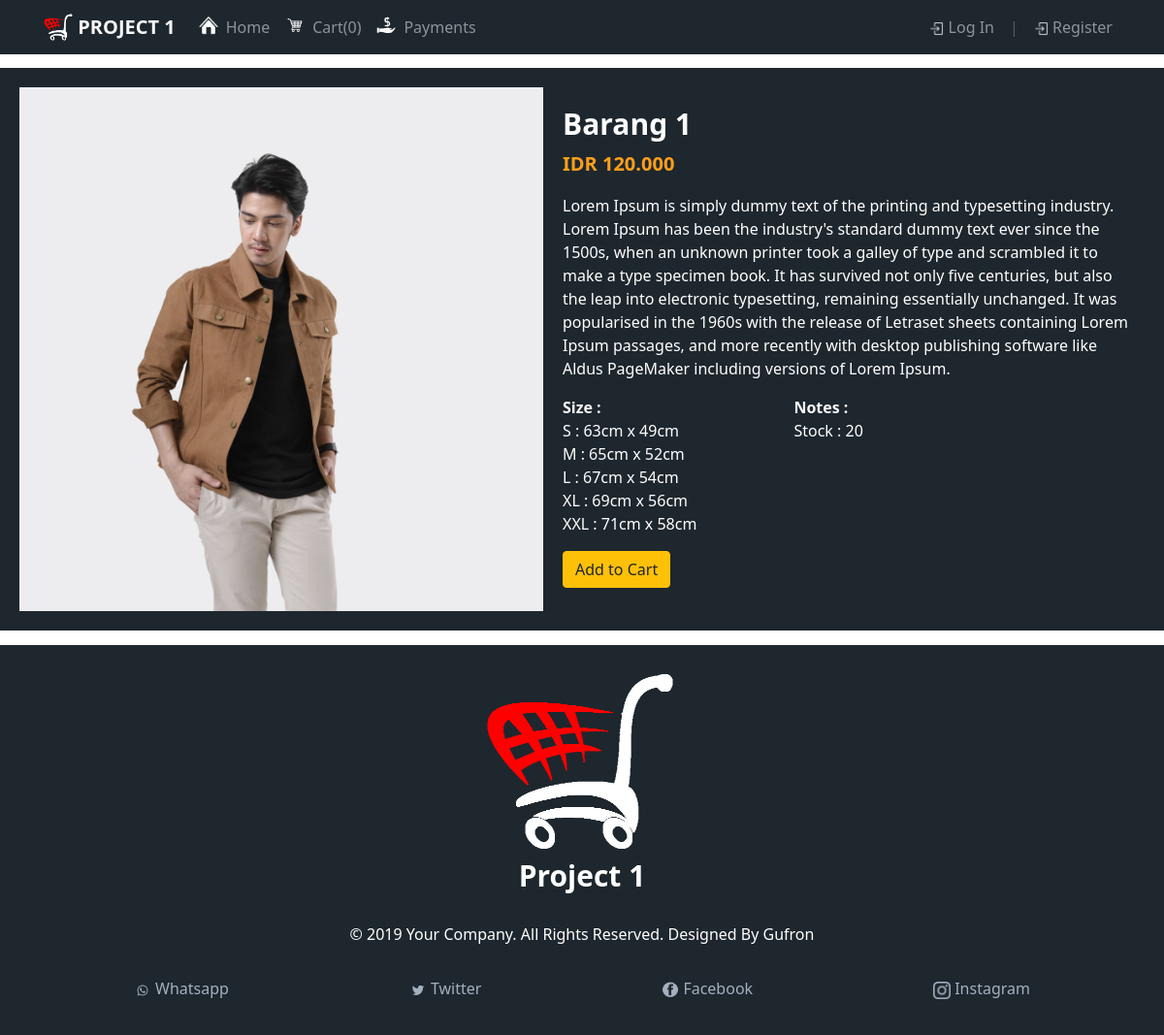
/detail.php?code=15164823, run on the app's committed database.
### tables this page shows
CREATE TABLE `tbl_goods` (
  `id` int(11) NOT NULL,
  `code_goods` int(10) NOT NULL,
  `name` varchar(255) NOT NULL,
  `picture` text NOT NULL,
  `price` bigint(8) NOT NULL,
  `stock` int(3) NOT NULL,
  `note` text NOT NULL,
  `category` enum('clothes','pants','','') DEFAULT NULL
);

### detail.php (the view, shortened to what this page needs)
<?php
    $def = new project1();
    $get = $def->getDB();
?>
<!DOCTYPE html>
<html lang="en">
<head>
    <link rel="stylesheet" href="asset/css/style.css">
    <link rel="stylesheet" href="asset/css/bootstrap.min.css">
</head>
<body>
    <nav class="navbar navbar-expand-lg navbar-dark fixed-top bg-gray1">
        <div class="container">
            <a class="navbar-brand font-weight-bolder text-uppercase text-light" href="index.php">
                <img src="asset/img/logo.png" width="30" height="30" class="d-inline-block align-top" alt="">
                project 1
            </a>
            <div id="my-nav" class="collapse navbar-collapse">
                <ul class="navbar-nav mr-auto">
                    <li class="nav-item">
                        <div class="nav-menu">
                            <a class="nav-link d-inline-flex click-page" href="index.php">
                                <img src="asset/img/home-button.png" width="20" height="20" alt="" class="mr-2">
                                Home
                            </a>
                        </div>
                    </li>
                    <li class="nav-item">
                        <div class="nav-menu">
                            <a class="nav-link d-inline-flex click-page" href="cart.php">
                                <img src="asset/img/cart-button.png" width="20" height="20" alt="" class="mr-2">
                                <?php
                                    if(isset($_SESSION['code'])){
                                        $codeusercart = $_SESSION['code'];
                                        $sqlCart = "SELECT codegoods FROM tbl_cart WHERE codeuser=:codeuser ";
                                        $statementCart = $get->prepare($sqlCart);
                                        $statementCart->execute(array(':codeuser'=>$codeusercart));
                                        $count = $statementCart->rowCount();
                                        if($count > "0"){
                                            echo "Cart($count)";
                                        }else{
                                            echo "Cart(0)";
                                        }
                                    }elseif(empty($_SESSION['code'])){
                                        echo "Cart(0)";
                                    }
                                ?>
                            </a>
                        </div>
                    </li>
                    <li class="nav-item">
                        <div class="nav-menu">
                            <a class="nav-link d-inline-flex click-page" href="payment.php">
                                <img src="asset/img/payment-icon.png" width="20" height="20" alt="" class="mr-2">
                                Payments
                            </a>
                        </div>
                    </li>
                </ul>
                <?php if(empty($_SESSION['code'])) { ?>
                <ul class="navbar-nav ml-auto">
                    <li class="nav-item">
                        <div class="nav-menu">
                            <a class="nav-link" href="auth/login.php">
                                <img src="asset/img/login-button.png" width="15" height="15" alt="">
                                Log In
                            </a>
                        </div>
                    </li>
                    <li><a class="nav-link disabled" data-toggle="collapse">|</a></li>
                    <li class="nav-item">
                        <div class="nav-menu">
                            <a class="nav-link" href="auth/register.php">
                                <img src="asset/img/login-button.png" width="15" height="15" alt="">
                                Register
                            </a>
                        </div>
                    </li>
                </ul>
                <?php } if(isset($_SESSION['code'])) { ?>
                <ul class="navbar-nav ml-auto">
                    <li class="nav-item">
                        <!-- <div class="nav-menu">
                            <a class="nav-link" href="auth/register.php">
                                <span class="username-profile">user</span>
                            </a>
                        </div> -->
                        <div class="dropdown">
                            <?php
                                $codeuser = $_SESSION['code'];
                                $get = $def->getDB();
                                $query = "SELECT * FROM tbl_user WHERE code=:code";
                                $statement = $get->prepare($query);
                                $statement->execute(array(':code' => $codeuser));
                                $d1 = $statement->fetch(PDO::FETCH_OBJ);
                            ?>
                            <button class="btn dropdown-toggle text-light" type="button" id="dropdownMenuButton" data-toggle="dropdown" aria-haspopup="true" aria-expanded="false">
                            <img src="asset/img/profile-icon.png" width="20" height="20" alt=""> <?= $d1->name ?>
                            </button>
                            <div class="dropdown-menu" aria-labelledby="dropdownMenuButton">
                                <a class="dropdown-item" href="#">Detail Account</a>
                                <a class="dropdown-item" href="logout.php">Log Out</a>
                            </div>
                        </div>
                    </li>
                </ul>
                <?php } ?>
            </div>
        </div>
    </nav>
    <div class="content-detail">
        <div class="detail-inner">
            <?php
                $code = $_GET['code'];
                $get = $def->getDB();
                $query = "SELECT * FROM tbl_goods WHERE code_goods=:code";
                $statement = $get->prepare($query);
                $statement->execute(array(':code' => $code));
                $d = $statement->fetch(PDO::FETCH_OBJ);
                $price_detail = "IDR ".number_format($d->price, 0,',','.');
            ?>
            <div class="image-detail">
                <img src="asset/img/pict-goods/<?= $d->picture ?>" alt="">
            </div>
            <div class="desc-detail">
                <h1><?= $d->name ?></h1>
                <p id="cost"><?= $price_detail ?></p>
                <p class="desc-text"><?= $d->note ?></p>
                <div class="desc-2">
                    <div class="list-size">
                        <span class="text-light font-weight-bold">Size :</span>
                        <ul>
                            <li>S : 63cm x 49cm</li>
                            <li>M : 65cm x 52cm</li>
                            <li>L : 67cm x 54cm</li>
                            <li>XL : 69cm x 56cm</li>
                            <li>XXL : 71cm x 58cm</li>
                        </ul>
                    </div>
                    <div class="detail-2">
                        <span class="text-light font-weight-bold">Notes :</span>
                        <ul>
                            <li>Stock : <?= $d->stock ?></li>
                        </ul>
                    </div>
                </div>
                <?php if(empty($_SESSION['code'])) { ?>
                <button class="btn btn-warning" type="button" id="alert-cart-login">Add to Cart</button>
                <?php } ?>
            </div>
        </div>
    </div>
    <div class="container-fluid brand-footer bg-gray1">
        <img src="asset/img/logo.png" alt="">
        <h3>Project 1</h3>
        <p>© 2019 Your Company. All Rights Reserved. Designed By Gufron</p>
        <div class="container social-media">
            <ul class="list-unstyled d-flex justify-content-around pt-3">
                <li>
                    <div class="social-list">
                        <a href="#" class="d-inline-block">
                            <img src="asset/img/whatsapp-icon-2.png" alt="">Whatsapp
                        </a>
                    </div>
                </li>
                <li>
                    <div class="social-list">
                        <a href="#" class="d-inline-block">
                            <img src="asset/img/twitter-icon-2.png" alt="">Twitter
                        </a>
                    </div>
                </li>
                <li>
                    <div class="social-list">
                        <a href="#" class="d-inline-block">
                            <img src="asset/img/facebook-icon-2.png" alt="">Facebook
                        </a>
                    </div>
                </li>
                <li>
                    <div class="social-list">
                        <a href="#" class="d-inline-block">
                            <img src="asset/img/instagram-icon-2.png" alt="">Instagram
                        </a>
                    </div>
                </li>
            </ul>
        </div>
    </div>
</body>
</html>

### asset/css/style.css (style rules this page uses)
body { font-family: 'Segoe UI', Tahoma, Geneva, Verdana, sans-serif!important }
.bg-gray1 { background-color: #1e272e; }
.nav-menu { white-space: nowrap; }
.brand-footer { text-align: center;padding:20px 0px; }
.brand-footer img { width: 200px;height: 200px;margin-right: 4px; }
.brand-footer h3 { font-weight: bolder;margin-top: 0px;font-size: 30px;color: white; }
.brand-footer p { color: white;margin-top: 30px; }
.social-media ul li a { color: #a4b0be; }
.social-media ul li a img { width: 18px;height: 18px; }
.social-list { white-space: nowrap; }
.content-detail { padding: 70px 0px 15px 0px; }
.detail-inner { width: 1200px;height: auto;margin: auto;position: relative;display: flex;background-color: #1e272e; }
.image-detail { width: 600px; }
.image-detail img { padding: 20px;width: 580px; }
.desc-detail { width: 700px; }
.desc-detail h1 { color: white;font-size: 30px;font-weight: bolder;text-align: left;margin-top: 40px; }
#cost { color: #ff9f1a;font-size: 20px;font-weight: bold; }
.desc-text { color:white;font-size:16px;padding-right: 30px; }
.list-size ul li { color: white;list-style: none;margin-left: -40px; }
.detail-2 ul li { color: white;list-style: none;margin-left: -40px; }
.detail-2 { margin-left: 100px; }
.desc-2 { display: flex; }

### data on the page
tbl_goods: picture (picture), name "Barang 1", price "IDR 120.000", note "Lorem Ipsum is simply dummy text of the printing and typesetting industry. Lorem Ipsum has been the industry's standard dummy text ever since the 1500s, when an unknown printer took a galley of type and scrambled it to make a type specimen book. It has survived not only five centuries, but also the leap into electronic typesetting, remaining essentially unchanged. It was popularised in the 1960s with the release of Letraset sheets containing Lorem Ipsum passages, and more recently with desktop publishing software like Aldus PageMaker including versions of Lorem Ipsum.", stock "20"
